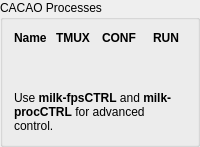
      <widget class="QGroupBox" name="proc_groupbox">
       <property name="title">
        <string>CACAO Processes</string>
       </property>
       <layout class="QVBoxLayout" name="verticalLayout_5">
        <item>
         <layout class="QGridLayout" name="proc_layout" columnstretch="0,1,1,1">
          <item row="0" column="3" alignment="Qt::AlignHCenter">
           <widget class="QLabel" name="proc_run_label">
            <property name="font">
             <font>
              <bold>true</bold>
             </font>
            </property>
            <property name="text">
             <string>RUN</string>
            </property>
           </widget>
          </item>
          <item row="0" column="2" alignment="Qt::AlignHCenter">
           <widget class="QLabel" name="proc_conf_label">
            <property name="font">
             <font>
              <bold>true</bold>
             </font>
            </property>
            <property name="text">
             <string>CONF</string>
            </property>
           </widget>
          </item>
          <item row="0" column="1" alignment="Qt::AlignHCenter">
           <widget class="QLabel" name="proc_tmux_label">
            <property name="font">
             <font>
              <bold>true</bold>
             </font>
            </property>
            <property name="text">
             <string>TMUX</string>
            </property>
           </widget>
          </item>
          <item row="0" column="0">
           <widget class="QLabel" name="proc_name_label">
            <property name="font">
             <font>
              <bold>true</bold>
             </font>
            </property>
            <property name="text">
             <string>Name</string>
            </property>
           </widget>
          </item>
         </layout>
        </item>
        <item>
         <spacer name="verticalSpacer_9">
          <property name="orientation">
           <enum>Qt::Vertical</enum>
          </property>
          <property name="sizeHint" stdset="0">
           <size>
            <width>20</width>
            <height>40</height>
           </size>
          </property>
         </spacer>
        </item>
        <item>
         <widget class="QLabel" name="milk_fpsCTRL_label">
          <property name="text">
           <string>Use &lt;span style=&quot;font-weight: bold;&quot;&gt;milk-fpsCTRL&lt;/span&gt; and &lt;span style=&quot;font-weight: bold;&quot;&gt;milk-procCTRL&lt;/span&gt; for advanced control.</string>
          </property>
          <property name="wordWrap">
           <bool>true</bool>
          </property>
         </widget>
        </item>
       </layout>
      </widget>
